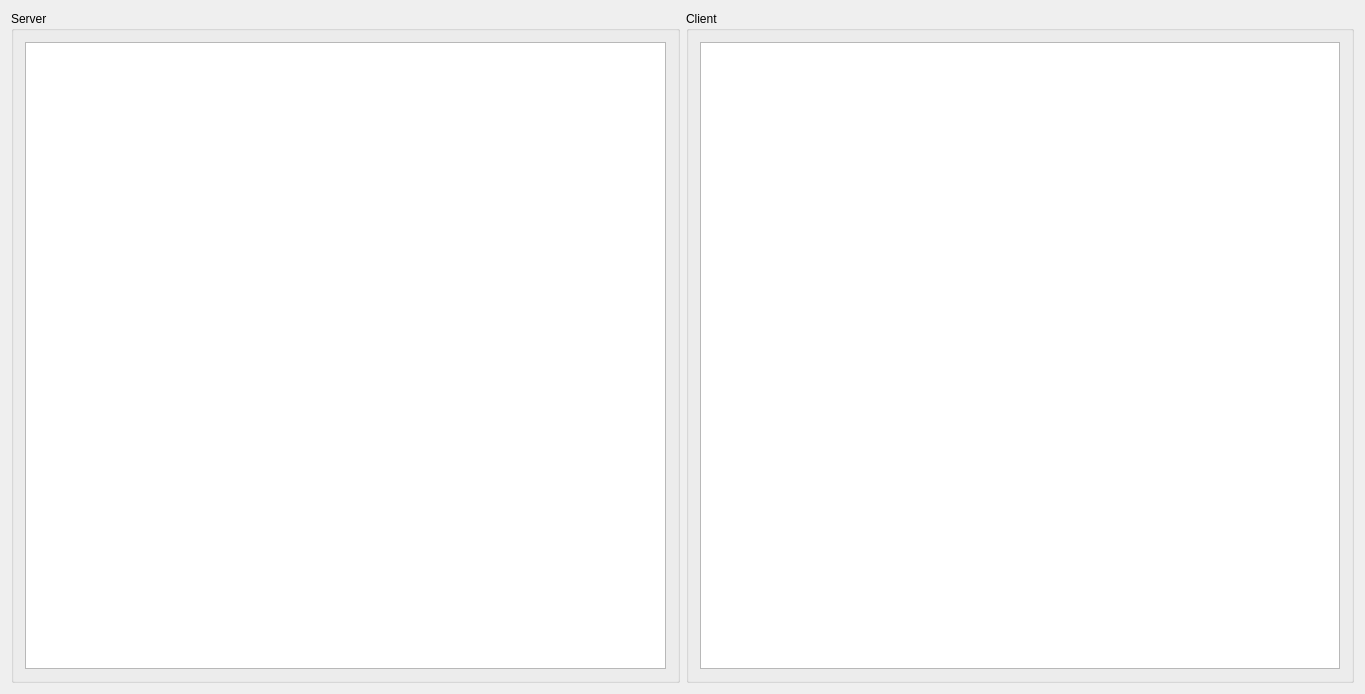
<?xml version="1.0" encoding="UTF-8"?>
<ui version="4.0">
 <class>PSEnvelopeDialog</class>
 <widget class="QDialog" name="PSEnvelopeDialog">
  <property name="geometry">
   <rect>
    <x>0</x>
    <y>0</y>
    <width>1365</width>
    <height>694</height>
   </rect>
  </property>
  <property name="windowTitle">
   <string>PSEnvelopeDialog</string>
  </property>
  <layout class="QHBoxLayout" name="horizontalLayout_3">
   <item>
    <widget class="QGroupBox" name="groupBox">
     <property name="title">
      <string>Server</string>
     </property>
     <layout class="QHBoxLayout" name="horizontalLayout">
      <item>
       <widget class="QTextEdit" name="tePub"/>
      </item>
     </layout>
    </widget>
   </item>
   <item>
    <widget class="QGroupBox" name="groupBox_2">
     <property name="title">
      <string>Client</string>
     </property>
     <layout class="QHBoxLayout" name="horizontalLayout_2">
      <item>
       <widget class="QTextEdit" name="teSub"/>
      </item>
     </layout>
    </widget>
   </item>
  </layout>
 </widget>
 <layoutdefault spacing="6" margin="11"/>
 <resources/>
 <connections/>
</ui>
